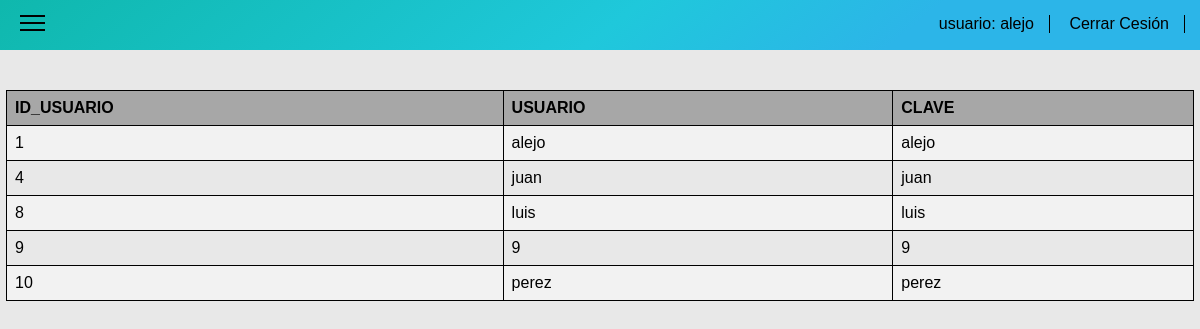
The page /index/c_usuario_consultar.php (signed in) on the database its author committed.
### tables this page shows
CREATE TABLE IF NOT EXISTS `c_usuario` (
  `USUARIO` varchar(20) DEFAULT NULL,
  `CLAVE` varchar(50) DEFAULT NULL,
`ID_USUARIO` int(11) NOT NULL
);

### index/c_usuario_consultar.php (the view, shortened to what this page needs)
<!DOCTYPE html>
<html>
<head>
  <link rel="stylesheet" type="text/css" href="../css/normalize.css">
  <link rel="stylesheet" type="text/css" href="../css/index.css">
</head>
<body>
<?php
$nom=$_SESSION['usuario'];
?>
<nav class="menu">
<ul class="ul-top">
    <li class="menu-ham" onclick="myFunction()">
      <div  class="menu-top"></div>
      <div></div>
      <div class="menu-bottom"></div>
    </li>
    <li class="li-top">
      <span class="usu"><a href="index.php">usuario: <?php echo "$nom" ?></a></span>
    </li>
    <li class="li-top" id="li-top">
      <span class=""><a href="../desconectar.php">Cerrar Cesión</a></span>
    </li>
  </ul>
</nav>
<div class="contenedor" id="contenedor">
  <div class="con-table">
   <?php require '../conectar.php';?>
<?php
$sql = "SELECT ID_USUARIO,USUARIO,CLAVE FROM c_usuario";
$result = $conexion->query($sql);
if ($result->num_rows > 0) {
     echo "<table><tr><th>ID_USUARIO</th><th>USUARIO</th><th>CLAVE</th>
     </tr>";
     while($row = $result->fetch_assoc()) {
         echo "<tr>
         <td>" . $row["ID_USUARIO"]. "</td>
         <td>" . $row["USUARIO"]."</td>
         <td>" . $row["CLAVE"].
          "</td></tr>";
     }
     echo "</table>";
} else {
     echo "0 results";
}
?>
  </div>
</div>
</body>
</html>

### css/index.css (style rules this page uses)
.menu { position: absolute; width: 100%; background:linear-gradient(141deg, #0fb8ad 0%, #1fc8db 51%, #2cb5e8 75%); height: 50px; z-index: 1; }
.ul-top { list-style-type: none; margin: 0; padding: 0; text-align: right; }
.li-top { display: inline-block; margin-right: 15px; height: 50px; }
.li-top span { display: inline-block; margin-top: 15px; border-right: 1px solid; padding-right: 10px; }
.li-top span a { text-decoration: none; color: black ; margin-right: 5px; }
.menu-ham { position: absolute; margin-left: 20px; width: 25px; margin-top: 10px; cursor:pointer; }
.menu-ham div { display: block; background-color: black; width: 25px; height: 2px; margin-top: 5px; }
.contenedor { width: 100%; height: 100%; background-color: #E8E8E8; position: absolute; transition: all 0.5s ease-out; -webkit-transition: all 0.5s ease-out; -moz-transition: all 0.5s ease-out; overflow-y: scroll; }
.con-table { overflow-x:auto; margin-top: 90px }
table { border-collapse: collapse; width: 99%; margin-left: 6px; }
table, td, th { border: 1px solid black; text-align: left; }
th { background-color: rgba(68, 68, 68, 0.4); }
th, td { text-align: left; padding: 8px; }
tr:nth-child(even) { background-color: #f2f2f2 }

### rows shown on the page
c_usuario: ID_USUARIO "1", USUARIO "alejo", CLAVE "alejo"
c_usuario: ID_USUARIO "4", USUARIO "juan", CLAVE "juan"
c_usuario: ID_USUARIO "8", USUARIO "luis", CLAVE "luis"
c_usuario: ID_USUARIO "9", USUARIO "9", CLAVE "9"
c_usuario: ID_USUARIO "10", USUARIO "perez", CLAVE "perez"

### other values the page prints
$nom "alejo"
